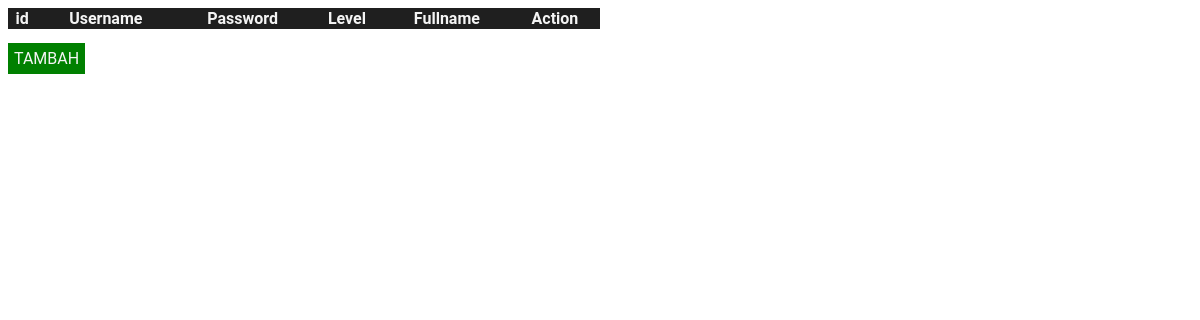
Before: / with the older database file.
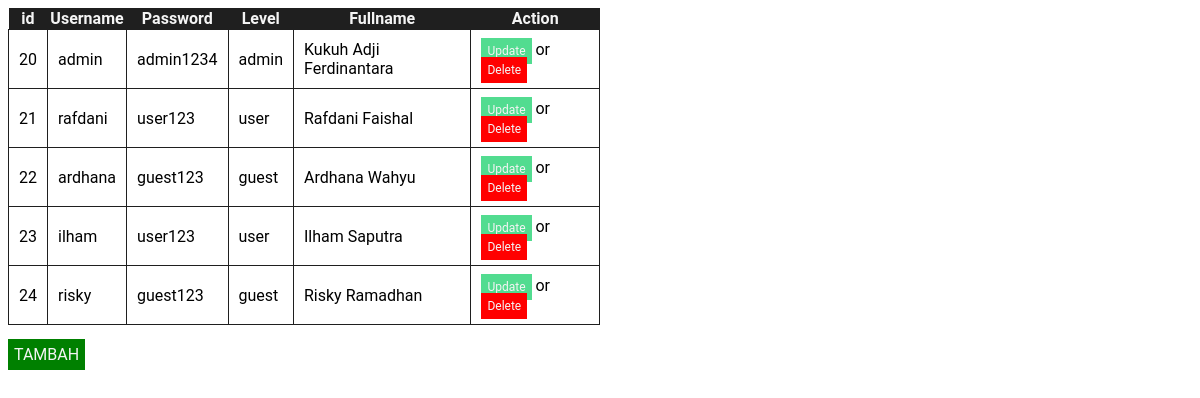
After: the same page with the newer database file.
### tables this page shows
CREATE TABLE `tb_siswa` (
  `id` int(12) NOT NULL,
  `username` varchar(24) NOT NULL,
  `password` varchar(24) NOT NULL,
  `level` varchar(12) NOT NULL,
  `fullname` varchar(64) NOT NULL
);

### index.php (the view, shortened to what this page needs)
<!DOCTYPE html>
<html>
<head>
  <link rel="stylesheet" type="text/css" href="style.css">
  <?php include "config.php"; ?>
</head>
<body>
  <table>
    <tr>
      <th>id</th>
      <th>Username</th>
      <th>Password</th>
      <th>Level</th>
      <th>Fullname</th>
      <th>Action</th>
    </tr>
    <?php
        $qry = mysqli_query($connection,"SELECT * FROM tb_siswa");
        while($db_siswa = mysqli_fetch_array($qry)){
    ?>
    <tr>
      <td><?php echo $db_siswa['id']; ?></td>
      <td><?php echo $db_siswa['username']; ?></td>
      <td><?php echo $db_siswa['password']; ?></td>
      <td><?php echo $db_siswa['level']; ?></td>
      <td><?php echo $db_siswa['fullname']; ?></td>
      <td>
        <div class="btn-update-delete">
                <a class="green" href="#">Update</a> or
                <a class="red" href="#">Delete</a>
        </div>
      </td>
      <?php
      }
      ?>
    </tr>
  </table>
  <div class="button">
  <a class="btn"href="insertdata.php">TAMBAH</a>
  </div>
</body>
</html>

### style.css (style rules this page uses)
*,body { font-family: 'roboto',sans-serif; }
table { border-collapse: collapse; width: 50%; }
table th { text-align: center; background-color: #1f1f1f; color: #f4f4f4; }
table td { border: 1px solid #1f1f1f; padding: 10px; }
.btn-update-delete a { text-decoration: none; padding: 5px; font-size: 12px; }
.green { color: #f4f4f4; background-color: #52dc90; border: 1px solid #52dc90; }
.red { color: #f4f4f4; background-color: #f00; border: 1px solid #f00; }
.button { margin-top: 20px; }
.btn { border: 1px solid green; padding: 5px 5px 5px 5px; color: #f4f4f4; background-color: green; text-decoration: none; }

Changed rows visible on the page:
added tb_siswa: id "20", username "admin", password "admin1234", level "admin", fullname "Kukuh Adji Ferdinantara"
added tb_siswa: id "21", username "rafdani", password "user123", level "user", fullname "Rafdani Faishal"
added tb_siswa: id "22", username "ardhana", password "guest123", level "guest", fullname "Ardhana Wahyu"
added tb_siswa: id "23", username "ilham", password "user123", level "user", fullname "Ilham Saputra"
added tb_siswa: id "24", username "risky", password "guest123", level "guest", fullname "Risky Ramadhan"
